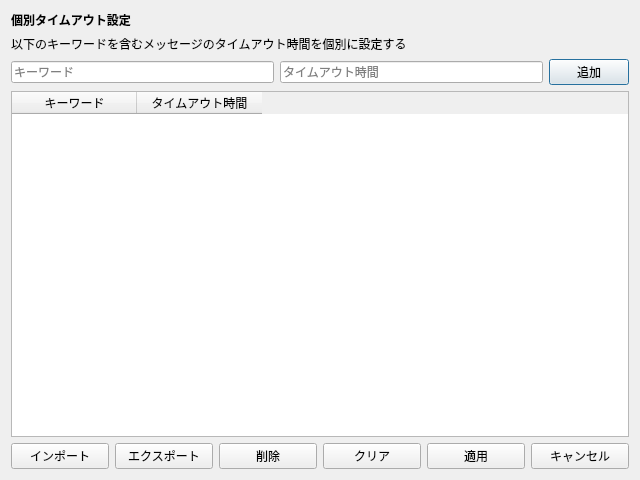
<?xml version="1.0" encoding="UTF-8"?>
<ui version="4.0">
 <class>TimeoutWindow</class>
 <widget class="QDialog" name="TimeoutWindow">
  <property name="geometry">
   <rect>
    <x>0</x>
    <y>0</y>
    <width>640</width>
    <height>480</height>
   </rect>
  </property>
  <property name="windowTitle">
   <string>Dialog</string>
  </property>
  <layout class="QVBoxLayout" name="verticalLayout">
   <item>
    <widget class="QLabel" name="lblTitle">
     <property name="text">
      <string>&lt;b&gt;個別タイムアウト設定&lt;/b&gt;</string>
     </property>
     <property name="textFormat">
      <enum>Qt::TextFormat::RichText</enum>
     </property>
    </widget>
   </item>
   <item>
    <widget class="QLabel" name="lblDescription">
     <property name="text">
      <string>以下のキーワードを含むメッセージのタイムアウト時間を個別に設定する</string>
     </property>
     <property name="textFormat">
      <enum>Qt::TextFormat::AutoText</enum>
     </property>
    </widget>
   </item>
   <item>
    <layout class="QHBoxLayout" name="addLayout">
     <item>
      <widget class="QLineEdit" name="leKeyInput">
       <property name="placeholderText">
        <string>キーワード</string>
       </property>
       <property name="clearButtonEnabled">
        <bool>false</bool>
       </property>
      </widget>
     </item>
     <item>
      <widget class="QLineEdit" name="leValueInput">
       <property name="placeholderText">
        <string>タイムアウト時間</string>
       </property>
      </widget>
     </item>
     <item>
      <widget class="QPushButton" name="btnAdd">
       <property name="text">
        <string>追加</string>
       </property>
      </widget>
     </item>
    </layout>
   </item>
   <item>
    <widget class="QTableWidget" name="tableWidget">
     <property name="sizePolicy">
      <sizepolicy hsizetype="Expanding" vsizetype="Expanding">
       <horstretch>0</horstretch>
       <verstretch>0</verstretch>
      </sizepolicy>
     </property>
     <property name="autoFillBackground">
      <bool>false</bool>
     </property>
     <property name="frameShape">
      <enum>QFrame::Shape::StyledPanel</enum>
     </property>
     <property name="sizeAdjustPolicy">
      <enum>QAbstractScrollArea::SizeAdjustPolicy::AdjustToContents</enum>
     </property>
     <property name="selectionBehavior">
      <enum>QAbstractItemView::SelectionBehavior::SelectRows</enum>
     </property>
     <property name="showGrid">
      <bool>true</bool>
     </property>
     <property name="gridStyle">
      <enum>Qt::PenStyle::SolidLine</enum>
     </property>
     <property name="rowCount">
      <number>0</number>
     </property>
     <property name="columnCount">
      <number>2</number>
     </property>
     <attribute name="horizontalHeaderCascadingSectionResizes">
      <bool>false</bool>
     </attribute>
     <attribute name="horizontalHeaderDefaultSectionSize">
      <number>125</number>
     </attribute>
     <attribute name="horizontalHeaderHighlightSections">
      <bool>true</bool>
     </attribute>
     <attribute name="horizontalHeaderShowSortIndicator" stdset="0">
      <bool>false</bool>
     </attribute>
     <attribute name="horizontalHeaderStretchLastSection">
      <bool>false</bool>
     </attribute>
     <attribute name="verticalHeaderVisible">
      <bool>false</bool>
     </attribute>
     <column>
      <property name="text">
       <string>キーワード</string>
      </property>
     </column>
     <column>
      <property name="text">
       <string>タイムアウト時間</string>
      </property>
     </column>
    </widget>
   </item>
   <item>
    <layout class="QHBoxLayout" name="mainButtonLayout">
     <item>
      <widget class="QPushButton" name="btnImport">
       <property name="text">
        <string>インポート</string>
       </property>
      </widget>
     </item>
     <item>
      <widget class="QPushButton" name="btnExport">
       <property name="text">
        <string>エクスポート</string>
       </property>
      </widget>
     </item>
     <item>
      <widget class="QPushButton" name="btnDelete">
       <property name="text">
        <string>削除</string>
       </property>
      </widget>
     </item>
     <item>
      <widget class="QPushButton" name="btnClear">
       <property name="text">
        <string>クリア</string>
       </property>
      </widget>
     </item>
     <item>
      <widget class="QPushButton" name="btnApply">
       <property name="text">
        <string>適用</string>
       </property>
      </widget>
     </item>
     <item>
      <widget class="QPushButton" name="btnCancel">
       <property name="text">
        <string>キャンセル</string>
       </property>
      </widget>
     </item>
    </layout>
   </item>
  </layout>
 </widget>
 <resources/>
 <connections/>
</ui>
